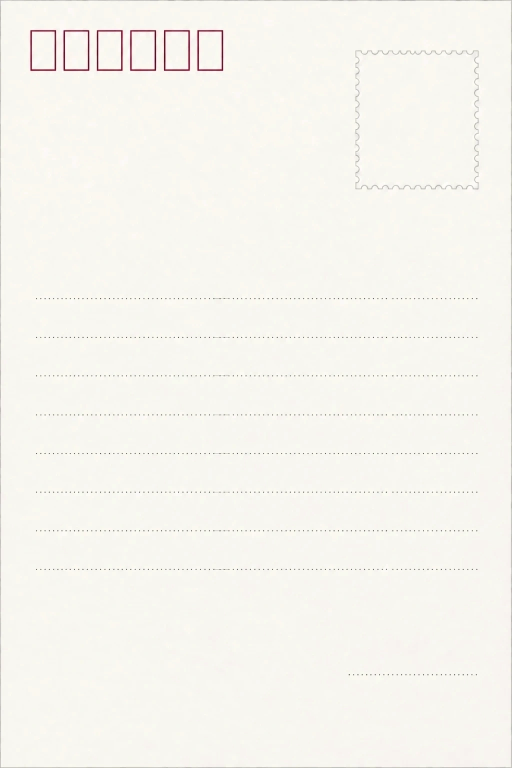
#> input picture tools/letter-lines.flat.webp, 1024 x 1536 px (shown at 1/2 size)
$ python bake-letter-grain.py
#> lines starting #> are read from the running program, lines starting #| are printed output that depends on the picture
# -*- coding: utf-8 -*-
"""편지지(letter-lines.webp)에 장 바탕과 같은 종이결을 구워 넣습니다.

편지지는 평평한 그림이라 종이결이 깔린 장 위에서 매끈한 종이로 떠 보였습니다.
장이 쓰는 paper.jpg 를 그대로 타일로 깔고 multiply 로 곱하는데, 그 결은 평균
249.7 로 아주 옅어서(장에서는 넓은 면적이라 보이지만 편지지 한 장에서는 안
보임) 평균을 중심으로 대비를 GAIN 배 키운 뒤 곱합니다.

    python tools/bake-letter-grain.py          # GAIN 3.0
    python tools/bake-letter-grain.py 4        # 더 거칠게

이미 구운 파일에 또 돌리면 결이 두 겹으로 겹칩니다 — 원본(git 의 결 없는
버전)에서 시작하도록, 스크립트가 tools/letter-lines.flat.webp 를 원본으로 씁니다.
"""
import io, os, shutil, sys
from PIL import Image, ImageChops, ImageStat

if hasattr(sys.stdout, "reconfigure"):
    sys.stdout.reconfigure(encoding="utf-8", errors="replace")

HERE = os.path.dirname(os.path.dirname(os.path.abspath(__file__)))
DEPLOY = os.path.join(os.path.dirname(HERE), "wedding")
FLAT = os.path.join(HERE, "tools", "letter-lines.flat.webp")   # 결 없는 원본 보관
OUT = "images/letter-lines.webp"
GAIN = float(sys.argv[1]) if len(sys.argv) > 1 else 3.0

if not os.path.exists(FLAT):
    shutil.copyfile(os.path.join(HERE, OUT), FLAT)
    print("결 없는 원본을 tools/letter-lines.flat.webp 로 보관했습니다.")

letter = Image.open(FLAT).convert("RGB")
#> letter is the input picture: PIL image 1024x1536 RGB; mean R, G, B 246.8, 245.3, 239.2
tile = Image.open(os.path.join(HERE, "images", "paper.jpg")).convert("L")
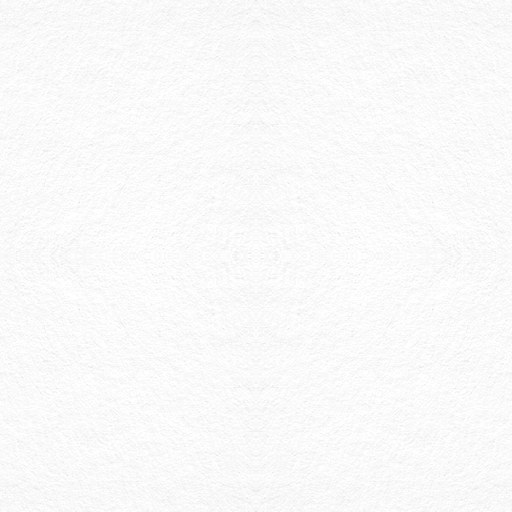
#> input picture images/paper.jpg, 512 x 512 px
mean = ImageStat.Stat(tile).mean[0]
#> mean = 249.7
# 평균을 중심으로 대비만 키웁니다(밝기는 그대로).
tile = tile.point(lambda v: max(0, min(255, round(mean + (v - mean) * GAIN))))
# 결의 평균을 255 로 올려 둡니다 — 그래야 multiply 가 평균 밝기는 건드리지 않고
# 어두운 알갱이만 남깁니다. 안 올리면 편지지 전체가 2% 어두워져 바탕과 같아집니다.
tile = tile.point(lambda v: min(255, v + round(255 - mean)))

# 편지지 크기로 타일링
w, h = letter.size
#> w = 1024; h = 1536
grain = Image.new("L", (w, h))
#> grain: PIL image 1024x1536 L; every value is 0
for y in range(0, h, tile.size[1]):
    for x in range(0, w, tile.size[0]):
        grain.paste(tile, (x, y))
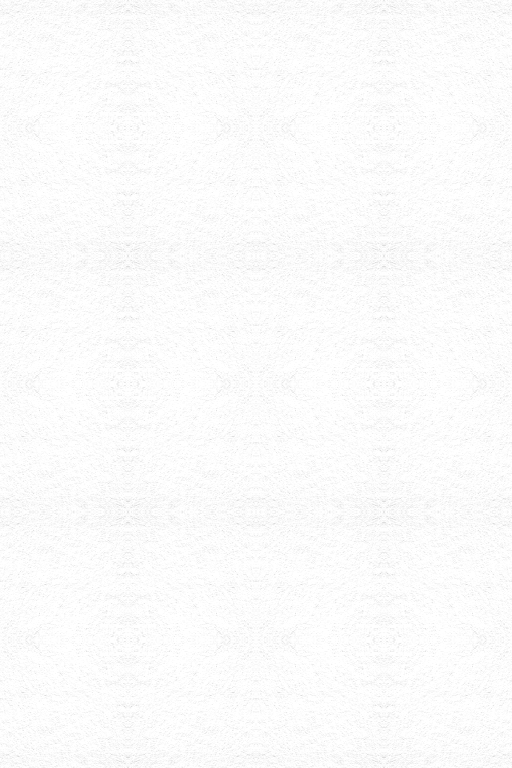
#> grain: PIL image 1024x1536 L (shown at 1/2 size); min 193, max 255, mean 251.1
grain_rgb = Image.merge("RGB", (grain, grain, grain))
# 255 로 올려도 위쪽이 잘려 결의 평균은 255 에 못 미칩니다(재 보면 251 -> x0.985).
# 그만큼 편지지를 미리 밝혀 곱한 뒤의 평균이 원본(flat)과 같아지게 합니다.
k = 255 / ImageStat.Stat(grain).mean[0]
#> k = 1.02
letter = Image.merge("RGB", [ch.point([min(255, round(v * k)) for v in range(256)]) for ch in letter.split()])
out = ImageChops.multiply(letter, grain_rgb)

for root in (HERE, DEPLOY):
    p = os.path.join(root, OUT)
    out.save(p, "WEBP", quality=90, method=6)
    print("%s  %dKB" % (p, os.path.getsize(p) // 1024))
print("GAIN %.1f, 결 평균 %.1f -> 255 로 올려 밝기 유지, 편차 x%.1f" % (GAIN, mean, GAIN))
#| GAIN 3.0, 결 평균 249.7 -> 255 로 올려 밝기 유지, 편차 x3.0
